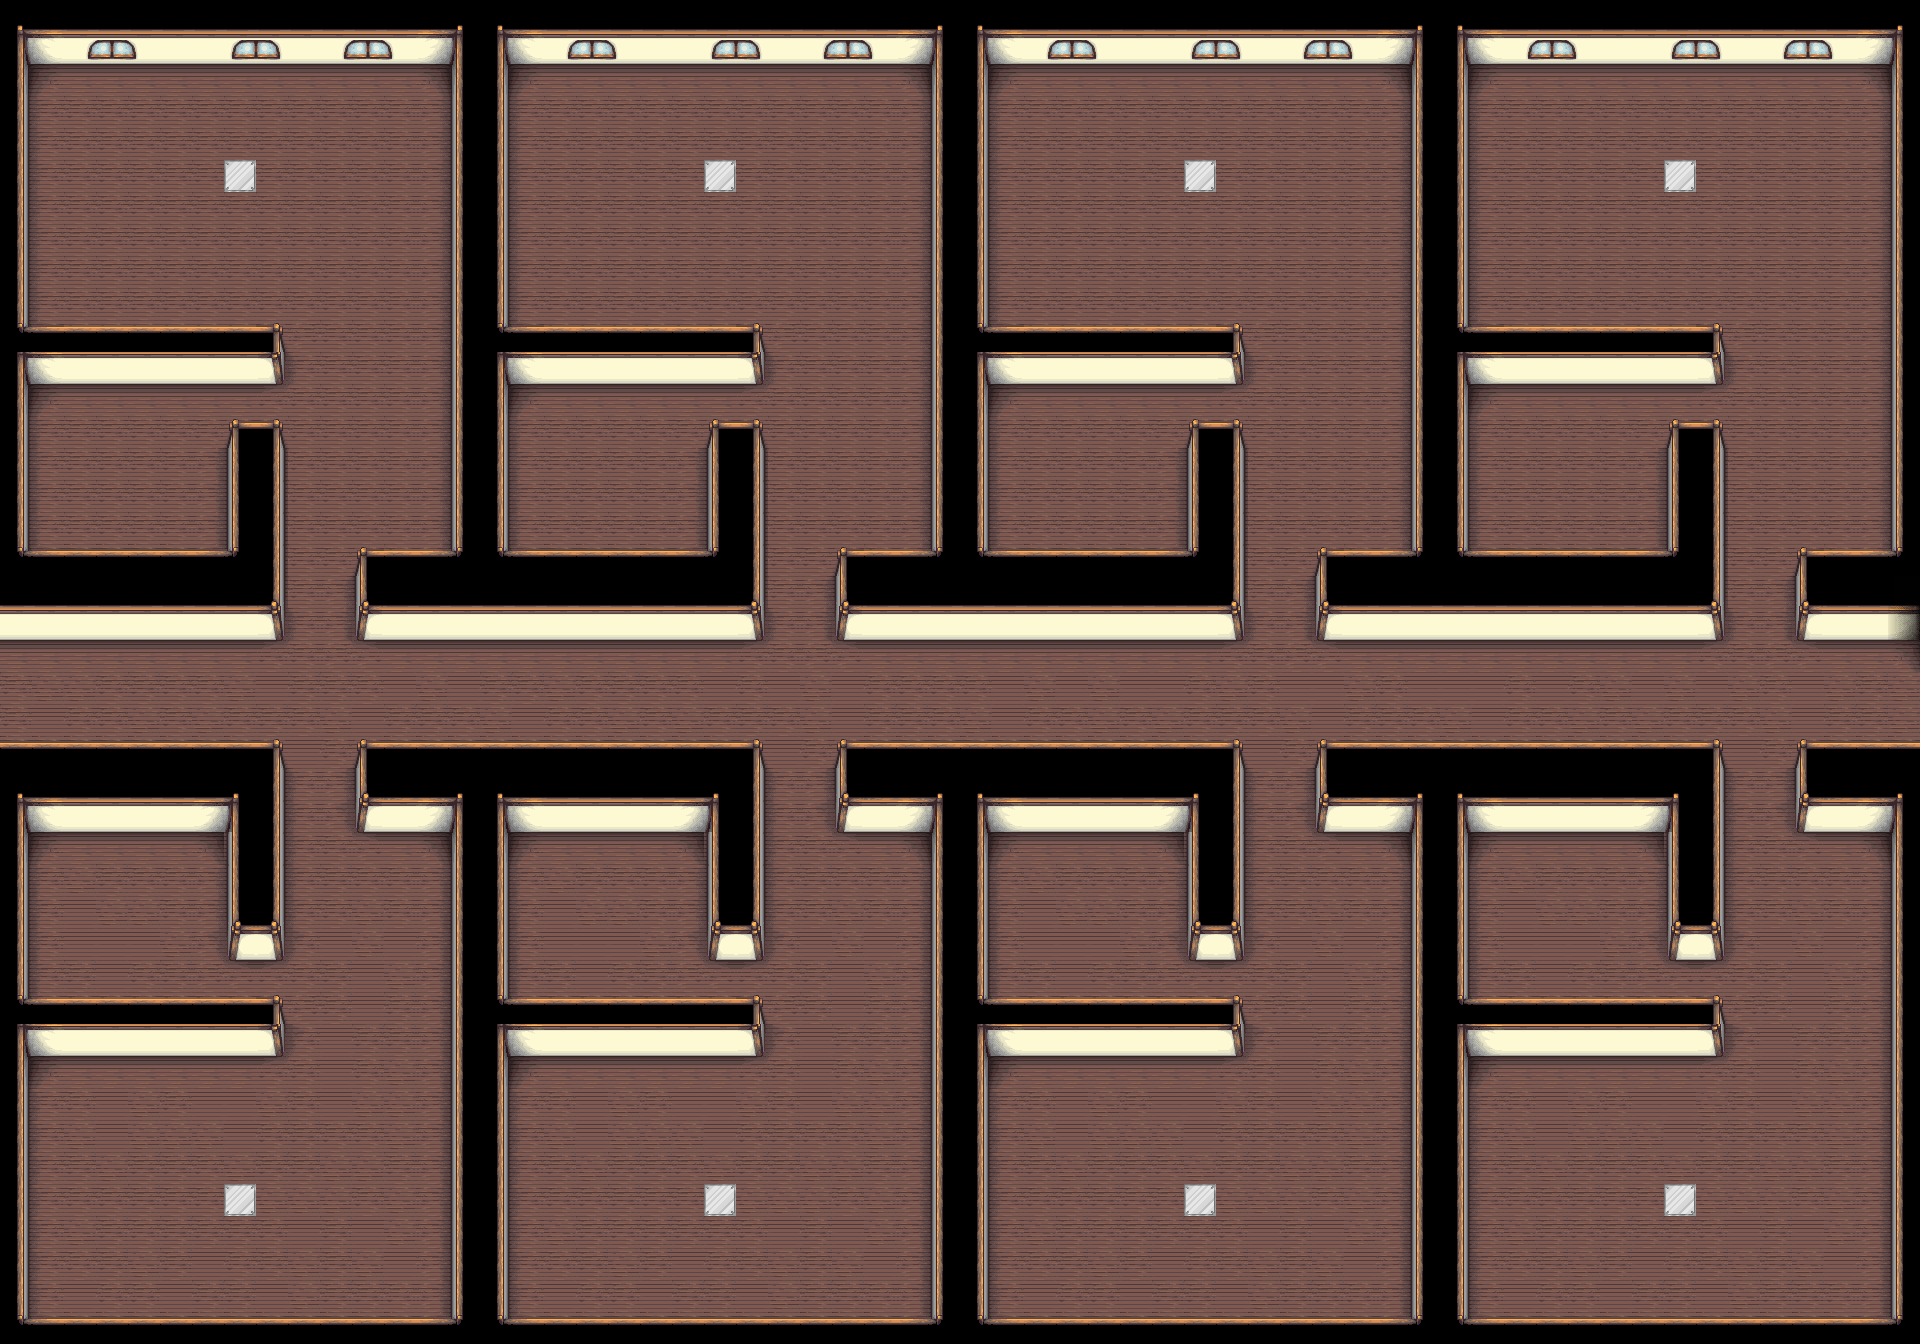

The image is a tile-based game level rendered from a .tmx file. Its description and source (layers, tilesets, objects; grid data summarised) follow:
An orthogonal 60x42 tile map with 32x32 px tiles, 3 tile layers (map, decorations, collision) and 35 objects (17x enemyZone, 8x hp, 8x item, spawn, winZone).

<map version="1.5" tiledversion="1.7.1" orientation="orthogonal" renderorder="right-down" width="60" height="42" tilewidth="32" tileheight="32" infinite="0" nextlayerid="11" nextobjectid="159">
 <tileset firstgid="1" source="tiles2.tsx" />
 <layer id="9" name="map" width="60" height="42">
  <properties>
   <property name="noCollision" value="" />
  </properties>
  <data>[2520 cells, 1819 non-empty, 25 distinct tile ids]</data>
 </layer>
 <layer id="10" name="decorations" width="60" height="42">
  <properties>
   <property name="noCollision" value="" />
  </properties>
  <data>[2520 cells, 8 non-empty, 1 distinct tile ids]</data>
 </layer>
 <layer id="1" name="collision" width="60" height="42">
  <data>[2520 cells, 927 non-empty, 39 distinct tile ids]</data>
 </layer>
 <objectgroup id="7" name="Object Layer 1">
  <object id="75" name="spawn" x="33.0417" y="672.623" width="44" height="43" />
  <object id="117" name="winZone" x="1928.17" y="639.86" width="39" height="94.2802" />
  <object id="118" name="hp" gid="105" x="64" y="448" width="32" height="32" />
  <object id="119" name="hp" gid="105" x="544" y="448" width="32" height="32" />
  <object id="120" name="hp" gid="105" x="1024" y="448" width="32" height="32" />
  <object id="121" name="hp" gid="105" x="1504" y="448" width="32" height="32" />
  <object id="122" name="hp" gid="105" x="64" y="960" width="32" height="32" />
  <object id="123" name="hp" gid="105" x="544" y="960" width="32" height="32" />
  <object id="124" name="hp" gid="105" x="1024" y="960" width="32" height="32" />
  <object id="125" name="hp" gid="105" x="1504" y="960" width="32" height="32" />
  <object id="127" name="item" x="224" y="160" width="32" height="32" />
  <object id="129" name="item" x="704" y="160" width="32" height="32" />
  <object id="130" name="item" x="1184" y="160" width="32" height="32" />
  <object id="131" name="item" x="1664" y="160" width="32" height="32" />
  <object id="132" name="item" x="1664" y="1184" width="32" height="32" />
  <object id="133" name="item" x="1184" y="1184" width="32" height="32" />
  <object id="134" name="item" x="704" y="1184" width="32" height="32" />
  <object id="135" name="item" x="224" y="1184" width="32" height="32" />
  <object id="136" name="enemyZone" x="32" y="64" width="418.333" height="257">
   <properties>
    <property name="generic" type="int" value="10" />
    <property name="zombie1" type="int" value="5" />
   </properties>
  </object>
  <object id="143" name="enemyZone" x="512" y="64" width="418.333" height="257">
   <properties>
    <property name="generic" type="int" value="10" />
    <property name="zombie1" type="int" value="5" />
   </properties>
  </object>
  <object id="144" name="enemyZone" x="992" y="64" width="418.333" height="257">
   <properties>
    <property name="generic" type="int" value="10" />
    <property name="zombie1" type="int" value="5" />
   </properties>
  </object>
  <object id="145" name="enemyZone" x="1472" y="64" width="418.333" height="257">
   <properties>
    <property name="generic" type="int" value="10" />
    <property name="zombie1" type="int" value="5" />
   </properties>
  </object>
  <object id="146" name="enemyZone" x="32" y="384" width="194.333" height="166.333">
   <properties>
    <property name="generic" type="int" value="0" />
    <property name="zombie1" type="int" value="5" />
   </properties>
  </object>
  <object id="147" name="enemyZone" x="512" y="1056" width="418.333" height="257">
   <properties>
    <property name="generic" type="int" value="10" />
    <property name="zombie1" type="int" value="5" />
   </properties>
  </object>
  <object id="148" name="enemyZone" x="992" y="1056" width="418.333" height="257">
   <properties>
    <property name="generic" type="int" value="10" />
    <property name="zombie1" type="int" value="5" />
   </properties>
  </object>
  <object id="149" name="enemyZone" x="1472" y="1056" width="418.333" height="257">
   <properties>
    <property name="generic" type="int" value="10" />
    <property name="zombie1" type="int" value="5" />
   </properties>
  </object>
  <object id="150" name="enemyZone" x="32" y="1056" width="418.333" height="257">
   <properties>
    <property name="generic" type="int" value="10" />
    <property name="zombie1" type="int" value="5" />
   </properties>
  </object>
  <object id="151" name="enemyZone" x="512" y="384" width="194.333" height="166.333">
   <properties>
    <property name="generic" type="int" value="0" />
    <property name="zombie1" type="int" value="5" />
   </properties>
  </object>
  <object id="152" name="enemyZone" x="992" y="384" width="194.333" height="166.333">
   <properties>
    <property name="generic" type="int" value="0" />
    <property name="zombie1" type="int" value="5" />
   </properties>
  </object>
  <object id="153" name="enemyZone" x="1472" y="384" width="194.333" height="166.333">
   <properties>
    <property name="generic" type="int" value="0" />
    <property name="zombie1" type="int" value="5" />
   </properties>
  </object>
  <object id="154" name="enemyZone" x="1472" y="832" width="194.333" height="166.333">
   <properties>
    <property name="generic" type="int" value="0" />
    <property name="zombie1" type="int" value="5" />
   </properties>
  </object>
  <object id="155" name="enemyZone" x="992" y="832" width="194.333" height="166.333">
   <properties>
    <property name="generic" type="int" value="0" />
    <property name="zombie1" type="int" value="5" />
   </properties>
  </object>
  <object id="156" name="enemyZone" x="512" y="832" width="194.333" height="166.333">
   <properties>
    <property name="generic" type="int" value="0" />
    <property name="zombie1" type="int" value="5" />
   </properties>
  </object>
  <object id="157" name="enemyZone" x="32" y="832" width="194.333" height="166.333">
   <properties>
    <property name="generic" type="int" value="0" />
    <property name="zombie1" type="int" value="5" />
   </properties>
  </object>
  <object id="158" name="enemyZone" x="1245.5" y="636.833" width="671.666" height="105">
   <properties>
    <property name="generic" type="int" value="10" />
    <property name="zombie1" type="int" value="10" />
   </properties>
  </object>
 </objectgroup>
</map>